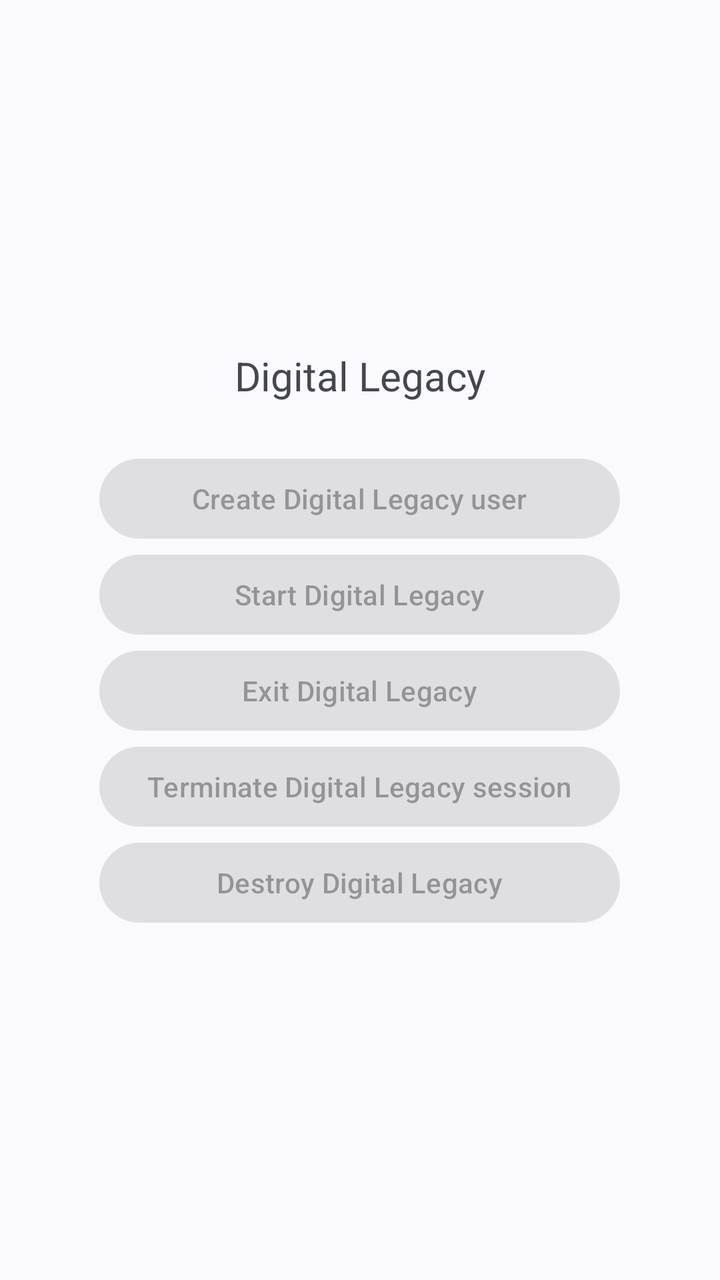
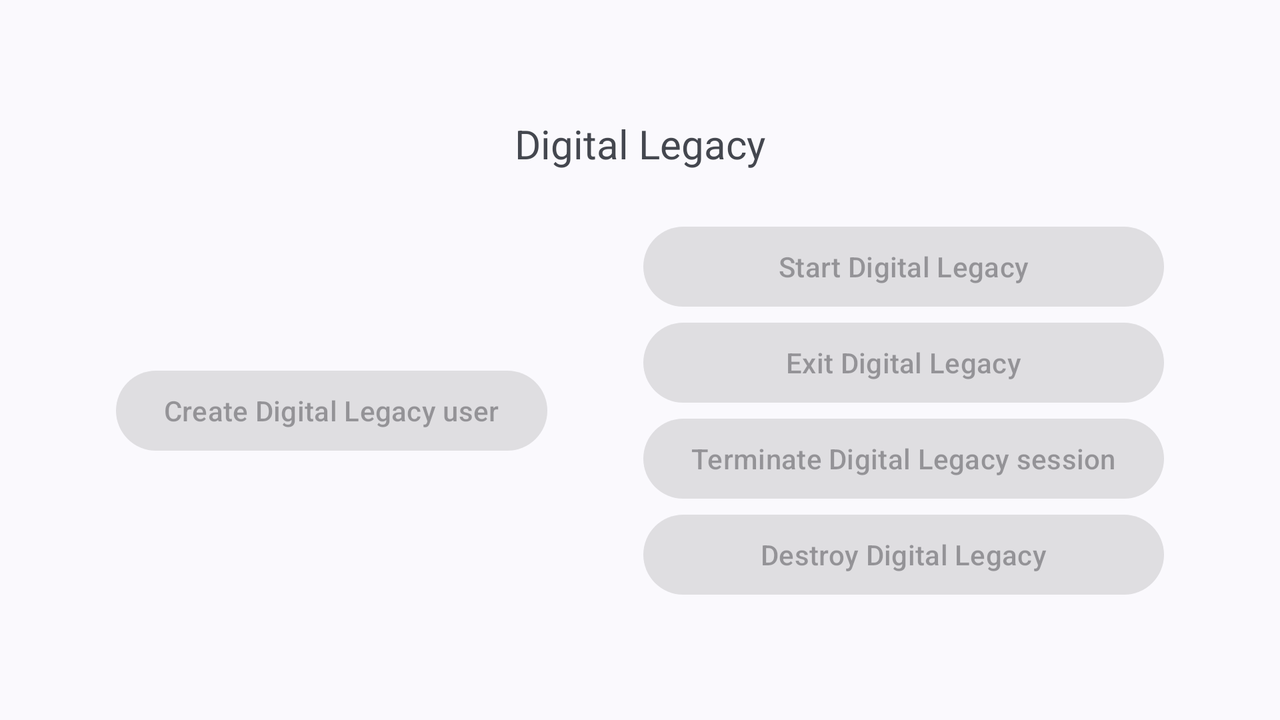

An Android layout and its configuration variant, each rendered on a device that would load it. The default file and the variant file are quoted in full after the pictures.
<!-- AndroidManifest.xml: application theme Theme.Manager -->
<!-- res/layout/activity_altermain.xml -->
<?xml version="1.0" encoding="utf-8"?>
<FrameLayout xmlns:android="http://schemas.android.com/apk/res/android"
    xmlns:tools="http://schemas.android.com/tools"
    android:id="@+id/main"
    android:layout_width="match_parent"
    android:layout_height="match_parent"
    android:fitsSystemWindows="true"
    tools:context=".AlterMainActivity">

    <ImageButton
        android:id="@+id/change"
        android:layout_width="60dp"
        android:layout_height="60dp"
        android:contentDescription="@string/ui_change"
        android:src="@drawable/ic_oui_back_and_forth"
        android:background="?listChoiceBackgroundIndicator"
        android:layout_gravity="start"
        android:visibility="gone"/>

    <ImageButton
        android:id="@+id/refresh"
        android:layout_width="60dp"
        android:layout_height="60dp"
        android:contentDescription="@string/ui_refresh"
        android:src="@drawable/ic_oui_refresh"
        android:background="?listChoiceBackgroundIndicator"
        android:layout_gravity="end"/>

    <LinearLayout
        android:layout_width="match_parent"
        android:layout_height="match_parent"
        android:orientation="vertical"
        android:gravity="center">

        <TextView
            android:id="@+id/textview"
            android:layout_width="wrap_content"
            android:layout_height="wrap_content"
            android:textSize="20sp"
            android:gravity="center"
            android:text="@string/app_name_digitallegacy"
            android:layout_marginBottom="24dp"/>

        <LinearLayout
            android:layout_width="wrap_content"
            android:layout_height="wrap_content"
            android:orientation="vertical"
            android:gravity="center">

            <Button
                android:id="@+id/create"
                android:layout_width="match_parent"
                android:layout_height="wrap_content"
                android:enabled="false"
                android:text="@string/ui_legacy_create"/>

            <Button
                android:id="@+id/guest_start"
                android:layout_width="match_parent"
                android:layout_height="wrap_content"
                android:enabled="false"
                android:text="@string/ui_legacy_start"/>

            <Button
                android:id="@+id/guest_exit"
                android:layout_width="match_parent"
                android:layout_height="wrap_content"
                android:enabled="false"
                android:text="@string/ui_legacy_exit"/>

            <Button
                android:id="@+id/guest_end"
                android:layout_width="match_parent"
                android:layout_height="wrap_content"
                android:enabled="false"
                android:text="@string/ui_legacy_end"/>

            <Button
                android:id="@+id/guest_destroy"
                android:layout_width="match_parent"
                android:layout_height="wrap_content"
                android:enabled="false"
                android:text="@string/ui_legacy_destroy"/>
        </LinearLayout>
    </LinearLayout>
</FrameLayout>
<!-- resources referenced by this layout -->
<resources>
  <string name="app_name_digitallegacy">Digital Legacy</string>
  <string name="ui_change" translatable="false">Switch Manager</string>
  <string name="ui_legacy_create" translatable="false">Create Digital Legacy user</string>
  <string name="ui_legacy_destroy" translatable="false">Destroy Digital Legacy</string>
  <string name="ui_legacy_end" translatable="false">Terminate Digital Legacy session</string>
  <string name="ui_legacy_exit" translatable="false">Exit Digital Legacy</string>
  <string name="ui_legacy_start" translatable="false">Start Digital Legacy</string>
  <string name="ui_refresh" translatable="false">Refresh</string>
  <style name="Theme.Manager" parent="Base.Theme.Manager" />
  <style name="Base.Theme.Manager" parent="Theme.Material3.DynamicColors.DayNight.NoActionBar">
          
          
      </style>
</resources>
<!-- res/layout-land/activity_altermain.xml (the repository's variant of the layout above) -->
<!-- drawn on the phone turned sideways -->
<?xml version="1.0" encoding="utf-8"?>
<FrameLayout xmlns:android="http://schemas.android.com/apk/res/android"
    xmlns:tools="http://schemas.android.com/tools"
    android:id="@+id/main"
    android:layout_width="match_parent"
    android:layout_height="match_parent"
    android:fitsSystemWindows="true"
    tools:context=".AlterMainActivity">

    <ImageButton
        android:id="@+id/change"
        android:layout_width="60dp"
        android:layout_height="60dp"
        android:contentDescription="@string/ui_change"
        android:src="@drawable/ic_oui_back_and_forth"
        android:background="?listChoiceBackgroundIndicator"
        android:layout_gravity="start"
        android:visibility="gone"/>

    <ImageButton
        android:id="@+id/refresh"
        android:layout_width="60dp"
        android:layout_height="60dp"
        android:contentDescription="@string/ui_refresh"
        android:src="@drawable/ic_oui_refresh"
        android:background="?listChoiceBackgroundIndicator"
        android:layout_gravity="end"/>

    <LinearLayout
        android:layout_width="match_parent"
        android:layout_height="match_parent"
        android:orientation="vertical"
        android:gravity="center">

        <TextView
            android:id="@+id/textview"
            android:layout_width="wrap_content"
            android:layout_height="wrap_content"
            android:textSize="20sp"
            android:gravity="center"
            android:text="@string/app_name_digitallegacy"
            android:layout_marginBottom="24dp"/>

        <LinearLayout
            android:layout_width="wrap_content"
            android:layout_height="wrap_content"
            android:orientation="horizontal"
            android:gravity="center">

            <LinearLayout
                android:layout_width="match_parent"
                android:layout_height="wrap_content"
                android:layout_weight="1"
                android:layout_marginHorizontal="24dp"
                android:orientation="vertical">

                <Button
                    android:id="@+id/create"
                    android:layout_width="match_parent"
                    android:layout_height="wrap_content"
                    android:enabled="false"
                    android:text="@string/ui_legacy_create"/>
            </LinearLayout>

            <LinearLayout
                android:layout_width="match_parent"
                android:layout_height="wrap_content"
                android:layout_weight="1"
                android:layout_marginHorizontal="24dp"
                android:orientation="vertical">

                <Button
                    android:id="@+id/guest_start"
                    android:layout_width="match_parent"
                    android:layout_height="wrap_content"
                    android:enabled="false"
                    android:text="@string/ui_legacy_start"/>

                <Button
                    android:id="@+id/guest_exit"
                    android:layout_width="match_parent"
                    android:layout_height="wrap_content"
                    android:enabled="false"
                    android:text="@string/ui_legacy_exit"/>

                <Button
                    android:id="@+id/guest_end"
                    android:layout_width="match_parent"
                    android:layout_height="wrap_content"
                    android:enabled="false"
                    android:text="@string/ui_legacy_end"/>

                <Button
                    android:id="@+id/guest_destroy"
                    android:layout_width="match_parent"
                    android:layout_height="wrap_content"
                    android:enabled="false"
                    android:text="@string/ui_legacy_destroy"/>
            </LinearLayout>
        </LinearLayout>
    </LinearLayout>
</FrameLayout>
